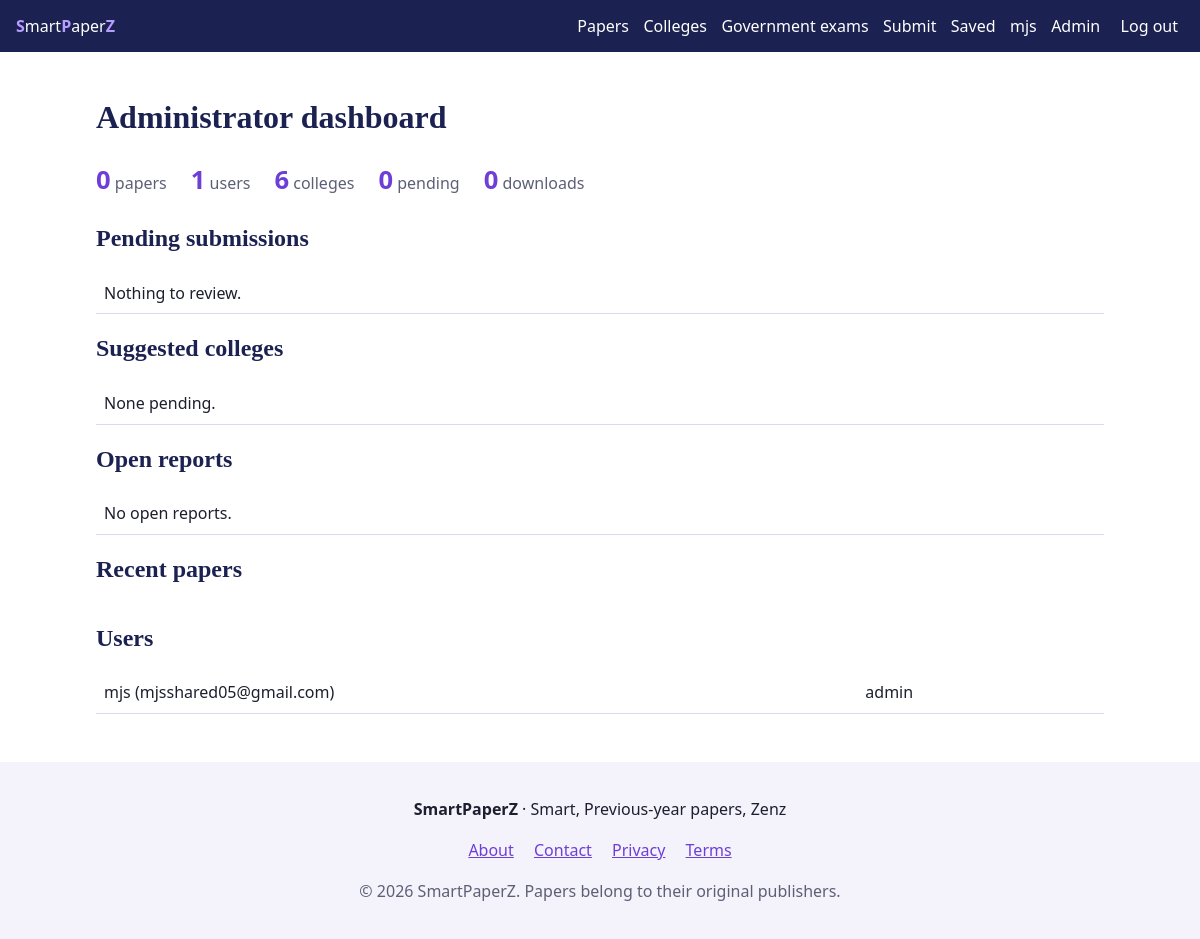
The page /admin (signed in) on the database its author committed.
### tables this page shows
CREATE TABLE users(id INTEGER PRIMARY KEY, name TEXT NOT NULL, email TEXT NOT NULL UNIQUE,
  pw_hash TEXT NOT NULL, role TEXT NOT NULL DEFAULT 'user' CHECK(role IN('user','admin')),
  active INTEGER NOT NULL DEFAULT 1, created_at TEXT NOT NULL DEFAULT CURRENT_TIMESTAMP);

### app.py (the view)
    @app.route("/admin")
    @admin_required
    def admin():
        n = lambda sql: db.one(sql)["n"]
        stats = dict(papers=n("SELECT COUNT(*) n FROM papers WHERE status='approved'"), users=n("SELECT COUNT(*) n FROM users"),
                     colleges=n("SELECT COUNT(*) n FROM colleges WHERE status='approved'"),
                     pending=n("SELECT COUNT(*) n FROM papers WHERE status='pending'"),
                     downloads=n("SELECT COALESCE(SUM(downloads),0) n FROM papers"))
        return render_template("admin.html", stats=stats,
            pending=db.q(SELECT + " WHERE p.status='pending' ORDER BY p.id"),
            allp=db.q(SELECT + " ORDER BY p.id DESC LIMIT 50"),
            pcolleges=db.q("SELECT * FROM colleges WHERE status='pending'"),
            reports=db.q("SELECT r.*, p.title, u.email FROM reports r JOIN papers p ON p.id=r.paper_id "
                         "JOIN users u ON u.id=r.user_id WHERE r.status='open'"),
            users=db.q("SELECT * FROM users ORDER BY id DESC LIMIT 50"))

### db.py (called while the page is built)
def get_db():
    if "db" not in g:
        g.db = sqlite3.connect(current_app.config["DATABASE"])
        g.db.row_factory = sqlite3.Row
        g.db.execute("PRAGMA foreign_keys=ON")
    return g.db

def q(sql, *a): return get_db().execute(sql, a).fetchall()

def one(sql, *a): return get_db().execute(sql, a).fetchone()

def init_app(app):
    @app.teardown_appcontext
    def close(_):
        d = g.pop("db", None)
        if d: d.close()

### templates/admin.html (shortened to what this page needs)
{% extends 'base.html' %}{% from '_macros.html' import act with context %}{% block title %}Admin{% endblock %}
{% block body %}<h1>Administrator dashboard</h1>
<section class="stats">{% for k, v in stats.items() %}<div><b>{{ v }}</b> {{ k }}</div>{% endfor %}</section>
<h2>Pending submissions</h2><table>{% for p in pending %}<tr><td><a href="{{ url_for('paper_detail', pid=p.id) }}">{{ p.title }}</a></td><td>{{ p.college or p.exam or '' }}</td>
<td>{{ act(url_for('admin_paper', pid=p.id, act='approve'), 'Approve') }} {{ act(url_for('admin_paper', pid=p.id, act='reject'), 'Reject', 'alt') }}</td></tr>
{% else %}<tr><td>Nothing to review.</td></tr>{% endfor %}</table>
<h2>Suggested colleges</h2><table>{% for c in pcolleges %}<tr><td>{{ c.name }}, {{ c.state }}</td><td>{{ act(url_for('admin_college', cid=c.id, act='approve'), 'Approve') }} {{ act(url_for('admin_college', cid=c.id, act='reject'), 'Reject', 'alt') }}</td></tr>{% else %}<tr><td>None pending.</td></tr>{% endfor %}</table>
<h2>Open reports</h2><table>{% for r in reports %}<tr><td><a href="{{ url_for('paper_detail', pid=r.paper_id) }}">{{ r.title }}</a></td><td>{{ r.reason }} ({{ r.email }})</td>
<td>{{ act(url_for('admin_report', rid=r.id, act='remove'), 'Remove paper') }} {{ act(url_for('admin_report', rid=r.id, act='dismiss'), 'Dismiss', 'alt') }}</td></tr>{% else %}<tr><td>No open reports.</td></tr>{% endfor %}</table>
<h2>Recent papers</h2>
<h2>Users</h2><table>{% for u in users %}<tr><td>{{ u.name }} ({{ u.email }})</td><td>{{ u.role }}{{ '' if u.active else ' · suspended' }}</td>
<td>{% if u.id != user['id'] %}{{ act(url_for('admin_user', uid=u.id), 'Activate' if not u.active else 'Suspend', 'alt') }}{% endif %}</td></tr>{% endfor %}</table>{% endblock %}

### templates/base.html (shortened to what this page needs)
<!doctype html><html lang="en"><head><meta charset="utf-8"><meta name="viewport" content="width=device-width,initial-scale=1">
<link rel="stylesheet" href="{{ url_for('static', filename='css/style.css') }}"></head><body>
<header class="nav"><a class="logo" href="{{ url_for('index') }}" aria-label="SmartPaperZ home"><b>S</b>mart<b>P</b>aper<b>Z</b></a>
<nav><a href="{{ url_for('papers') }}">Papers</a><a href="{{ url_for('colleges') }}">Colleges</a><a href="{{ url_for('exams') }}">Government exams</a>
<a href="{{ url_for('submit') }}">Submit</a>
{% if user %}<a href="{{ url_for('bookmarks') }}">Saved</a><a href="{{ url_for('profile') }}">{{ user['name'] }}</a>
{% if user['role'] == 'admin' %}<a href="{{ url_for('admin') }}">Admin</a>{% endif %}
<form method="post" action="{{ url_for('logout') }}" class="inline"><input type="hidden" name="csrf" value="{{ csrf }}"><button class="link">Log out</button></form>
{% else %}<a href="{{ url_for('login') }}">Log in</a><a class="btn sm" href="{{ url_for('register') }}">Sign up</a>{% endif %}</nav></header>
<main>{% for cat, m in get_flashed_messages(with_categories=true) %}<p class="flash {{ cat }}" role="alert">{{ m }}</p>{% endfor %}
{% block body %}{% endblock %}</main>
<footer><p><b>SmartPaperZ</b> · Smart, Previous-year papers, Zenz</p>
<p><a href="{{ url_for('page', slug='about') }}">About</a> <a href="{{ url_for('page', slug='contact') }}">Contact</a>
<a href="{{ url_for('page', slug='privacy') }}">Privacy</a> <a href="{{ url_for('page', slug='terms') }}">Terms</a></p>
<p class="muted">© 2026 SmartPaperZ. Papers belong to their original publishers.</p></footer>
<script src="{{ url_for('static', filename='js/main.js') }}"></script></body></html>

### static/css/style.css (style rules this page uses)
:root { --navy:#1b2150;--purple:#6d3fd6;--bg:#fff;--soft:#f4f2fb;--ink:#1d1f2e;--mut:#5d6075;--line:#dcd8ee }
* { box-sizing:border-box }
body { margin:0;font:16px/1.55 system-ui,"Segoe UI",sans-serif;color:var(--ink);background:var(--bg) }
main { max-width:1040px;margin:0 auto;padding:1.5rem 1rem 3rem }
a { color:var(--purple) }
h1,h2 { font-family:Georgia,"Times New Roman",serif;color:var(--navy);line-height:1.2 }
.nav { display:flex;flex-wrap:wrap;gap:.75rem;align-items:center;justify-content:space-between;padding:.8rem 1rem;background:var(--navy) }
.nav nav { display:flex;flex-wrap:wrap;gap:.9rem;align-items:center }
.nav a,.link { color:#fff;text-decoration:none;background:none;border:0;font:inherit;cursor:pointer }
.logo { font:700 1.4rem Georgia,serif }
.logo b { color:#b79cff }
.inline { display:inline }
.muted { color:var(--mut) }
.stats { display:flex;flex-wrap:wrap;gap:1.5rem;margin:1.5rem 0;color:var(--mut) }
.stats b { font-size:1.6rem;color:var(--purple) }
table { width:100%;border-collapse:collapse }
td { padding:.5rem;border-bottom:1px solid var(--line);vertical-align:top }
footer { background:var(--soft);padding:1.2rem 1rem;text-align:center }
footer a { margin:0 .5rem }

### rows shown on the page
users: name "mjs", email "mjsshared05@gmail.com", role "admin"

### other values the page prints
{{ v }} "0" "1" "6" "0" "0"
{{ k }} "papers" "users" "colleges" "pending" "downloads"
